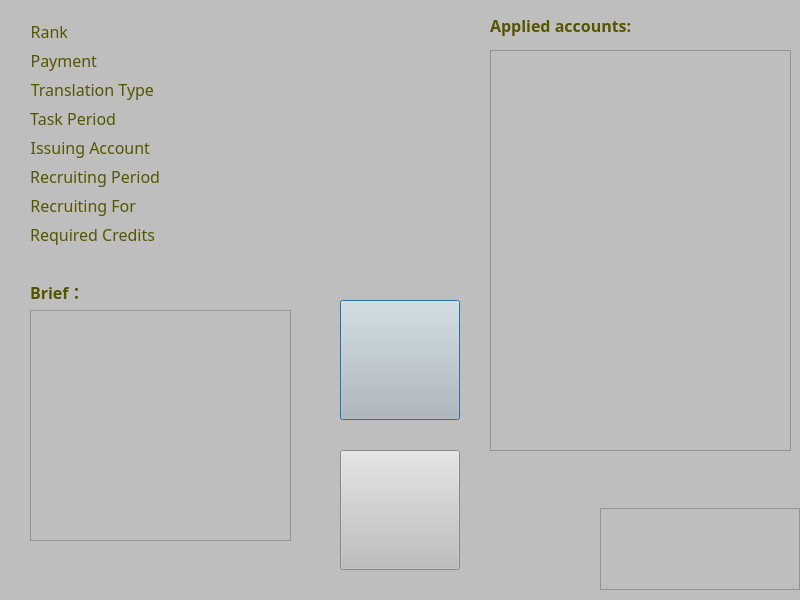
<?xml version="1.0" encoding="UTF-8"?>
<ui version="4.0">
 <class>DialogRecTaskOper</class>
 <widget class="QDialog" name="DialogRecTaskOper">
  <property name="geometry">
   <rect>
    <x>0</x>
    <y>0</y>
    <width>800</width>
    <height>600</height>
   </rect>
  </property>
  <property name="windowTitle">
   <string>RecruitingTask</string>
  </property>
  <property name="styleSheet">
   <string notr="true">background-color: rgb(190, 190, 190);</string>
  </property>
  <widget class="QTextBrowser" name="textBrowserBrief">
   <property name="geometry">
    <rect>
     <x>30</x>
     <y>310</y>
     <width>261</width>
     <height>231</height>
    </rect>
   </property>
   <property name="font">
    <font>
     <family>华文细黑</family>
     <pointsize>12</pointsize>
    </font>
   </property>
   <property name="styleSheet">
    <string notr="true">border-image:transparent;</string>
   </property>
   <property name="html">
    <string>&lt;!DOCTYPE HTML PUBLIC &quot;-//W3C//DTD HTML 4.0//EN&quot; &quot;http://www.w3.org/TR/REC-html40/strict.dtd&quot;&gt;
&lt;html&gt;&lt;head&gt;&lt;meta name=&quot;qrichtext&quot; content=&quot;1&quot; /&gt;&lt;style type=&quot;text/css&quot;&gt;
p, li { white-space: pre-wrap; }
&lt;/style&gt;&lt;/head&gt;&lt;body style=&quot; font-family:'华文细黑'; font-size:12pt; font-weight:400; font-style:normal;&quot;&gt;
&lt;p style=&quot;-qt-paragraph-type:empty; margin-top:0px; margin-bottom:0px; margin-left:0px; margin-right:0px; -qt-block-indent:0; text-indent:0px;&quot;&gt;&lt;br /&gt;&lt;/p&gt;&lt;/body&gt;&lt;/html&gt;</string>
   </property>
  </widget>
  <widget class="QLabel" name="label_8">
   <property name="geometry">
    <rect>
     <x>30</x>
     <y>280</y>
     <width>61</width>
     <height>24</height>
    </rect>
   </property>
   <property name="font">
    <font>
     <family>Century Gothic</family>
     <pointsize>12</pointsize>
     <weight>75</weight>
     <bold>true</bold>
    </font>
   </property>
   <property name="styleSheet">
    <string notr="true">color: rgb(85, 85, 0);
border-image:transparent;</string>
   </property>
   <property name="text">
    <string>Brief：</string>
   </property>
  </widget>
  <widget class="QPushButton" name="applyButton">
   <property name="geometry">
    <rect>
     <x>340</x>
     <y>300</y>
     <width>120</width>
     <height>120</height>
    </rect>
   </property>
   <property name="toolTip">
    <string>Apply for it</string>
   </property>
   <property name="styleSheet">
    <string notr="true">QPushButton{border-image: url(:/CrowdSourcing/Resources/pictures/link_shoot.png);}  
QPushButton:hover{border-image: url(:/CrowdSourcing/Resources/pictures/link_shoot_on.png);}
QPushButton:pressed{border-image: url(:/CrowdSourcing/Resources/pictures/link_shoot_clicked.png);};</string>
   </property>
   <property name="text">
    <string/>
   </property>
  </widget>
  <widget class="QPushButton" name="cancelButton">
   <property name="geometry">
    <rect>
     <x>340</x>
     <y>450</y>
     <width>120</width>
     <height>120</height>
    </rect>
   </property>
   <property name="toolTip">
    <string>Cancel</string>
   </property>
   <property name="styleSheet">
    <string notr="true">QPushButton{border-image: url(:/CrowdSourcing/Resources/pictures/zelda_woman.png);}  
QPushButton:hover{border-image: url(:/CrowdSourcing/Resources/pictures/zelda_woman_on.png);}
QPushButton:pressed{border-image: url(:/CrowdSourcing/Resources/pictures/zelda_woman_clicked.png);};</string>
   </property>
   <property name="text">
    <string/>
   </property>
  </widget>
  <widget class="QWidget" name="formLayoutWidget">
   <property name="geometry">
    <rect>
     <x>30</x>
     <y>20</y>
     <width>441</width>
     <height>251</height>
    </rect>
   </property>
   <layout class="QFormLayout" name="formLayout">
    <item row="0" column="0">
     <widget class="QLabel" name="label_1">
      <property name="font">
       <font>
        <family>Century Gothic</family>
        <pointsize>12</pointsize>
       </font>
      </property>
      <property name="styleSheet">
       <string notr="true">color: rgb(85, 85, 0);</string>
      </property>
      <property name="text">
       <string>Rank</string>
      </property>
      <property name="alignment">
       <set>Qt::AlignRight|Qt::AlignTrailing|Qt::AlignVCenter</set>
      </property>
     </widget>
    </item>
    <item row="0" column="1">
     <widget class="QLabel" name="labelRank">
      <property name="font">
       <font>
        <family>Century Gothic</family>
        <pointsize>12</pointsize>
       </font>
      </property>
      <property name="styleSheet">
       <string notr="true">color: rgb(0, 0, 255);</string>
      </property>
      <property name="text">
       <string/>
      </property>
     </widget>
    </item>
    <item row="1" column="0">
     <widget class="QLabel" name="label_4">
      <property name="font">
       <font>
        <family>Century Gothic</family>
        <pointsize>12</pointsize>
       </font>
      </property>
      <property name="styleSheet">
       <string notr="true">color: rgb(85, 85, 0);</string>
      </property>
      <property name="text">
       <string>Payment</string>
      </property>
      <property name="alignment">
       <set>Qt::AlignRight|Qt::AlignTrailing|Qt::AlignVCenter</set>
      </property>
     </widget>
    </item>
    <item row="1" column="1">
     <widget class="QLabel" name="labelPayment">
      <property name="font">
       <font>
        <family>Century Gothic</family>
        <pointsize>12</pointsize>
       </font>
      </property>
      <property name="styleSheet">
       <string notr="true">color: rgb(0, 0, 255);</string>
      </property>
      <property name="text">
       <string/>
      </property>
     </widget>
    </item>
    <item row="2" column="0">
     <widget class="QLabel" name="label_2">
      <property name="font">
       <font>
        <family>Century Gothic</family>
        <pointsize>12</pointsize>
       </font>
      </property>
      <property name="styleSheet">
       <string notr="true">color: rgb(85, 85, 0);</string>
      </property>
      <property name="text">
       <string>Translation Type</string>
      </property>
      <property name="alignment">
       <set>Qt::AlignRight|Qt::AlignTrailing|Qt::AlignVCenter</set>
      </property>
     </widget>
    </item>
    <item row="2" column="1">
     <widget class="QLabel" name="labelTransType">
      <property name="font">
       <font>
        <family>Century Gothic</family>
        <pointsize>12</pointsize>
       </font>
      </property>
      <property name="styleSheet">
       <string notr="true">color: rgb(0, 0, 255);</string>
      </property>
      <property name="text">
       <string/>
      </property>
     </widget>
    </item>
    <item row="3" column="0">
     <widget class="QLabel" name="label_6">
      <property name="font">
       <font>
        <family>Century Gothic</family>
        <pointsize>12</pointsize>
       </font>
      </property>
      <property name="styleSheet">
       <string notr="true">color: rgb(85, 85, 0);</string>
      </property>
      <property name="text">
       <string>Task Period</string>
      </property>
      <property name="alignment">
       <set>Qt::AlignRight|Qt::AlignTrailing|Qt::AlignVCenter</set>
      </property>
     </widget>
    </item>
    <item row="3" column="1">
     <widget class="QLabel" name="labelConPeriod">
      <property name="font">
       <font>
        <family>Century Gothic</family>
        <pointsize>12</pointsize>
       </font>
      </property>
      <property name="styleSheet">
       <string notr="true">color: rgb(0, 0, 255);</string>
      </property>
      <property name="text">
       <string/>
      </property>
     </widget>
    </item>
    <item row="4" column="0">
     <widget class="QLabel" name="label_5">
      <property name="font">
       <font>
        <family>Century Gothic</family>
        <pointsize>12</pointsize>
       </font>
      </property>
      <property name="styleSheet">
       <string notr="true">color: rgb(85, 85, 0);</string>
      </property>
      <property name="text">
       <string>Issuing Account</string>
      </property>
      <property name="alignment">
       <set>Qt::AlignRight|Qt::AlignTrailing|Qt::AlignVCenter</set>
      </property>
     </widget>
    </item>
    <item row="4" column="1">
     <widget class="QLabel" name="labelIssAcc">
      <property name="font">
       <font>
        <family>Century Gothic</family>
        <pointsize>12</pointsize>
       </font>
      </property>
      <property name="styleSheet">
       <string notr="true">color: rgb(0, 0, 255);</string>
      </property>
      <property name="text">
       <string/>
      </property>
     </widget>
    </item>
    <item row="5" column="0">
     <widget class="QLabel" name="label_10">
      <property name="font">
       <font>
        <family>Century Gothic</family>
        <pointsize>12</pointsize>
       </font>
      </property>
      <property name="styleSheet">
       <string notr="true">color: rgb(85, 85, 0);</string>
      </property>
      <property name="text">
       <string>Recruiting Period</string>
      </property>
      <property name="alignment">
       <set>Qt::AlignRight|Qt::AlignTrailing|Qt::AlignVCenter</set>
      </property>
     </widget>
    </item>
    <item row="5" column="1">
     <widget class="QLabel" name="labelRecPeriod">
      <property name="font">
       <font>
        <family>Century Gothic</family>
        <pointsize>12</pointsize>
       </font>
      </property>
      <property name="styleSheet">
       <string notr="true">color: rgb(0, 0, 255);</string>
      </property>
      <property name="text">
       <string/>
      </property>
     </widget>
    </item>
    <item row="6" column="0">
     <widget class="QLabel" name="label_9">
      <property name="font">
       <font>
        <family>Century Gothic</family>
        <pointsize>12</pointsize>
       </font>
      </property>
      <property name="styleSheet">
       <string notr="true">color: rgb(85, 85, 0);</string>
      </property>
      <property name="text">
       <string>Recruiting For</string>
      </property>
      <property name="alignment">
       <set>Qt::AlignRight|Qt::AlignTrailing|Qt::AlignVCenter</set>
      </property>
     </widget>
    </item>
    <item row="6" column="1">
     <widget class="QLabel" name="labelRecruitType">
      <property name="font">
       <font>
        <family>Century Gothic</family>
        <pointsize>12</pointsize>
       </font>
      </property>
      <property name="styleSheet">
       <string notr="true">color: rgb(0, 0, 255);</string>
      </property>
      <property name="text">
       <string/>
      </property>
     </widget>
    </item>
    <item row="7" column="0">
     <widget class="QLabel" name="label_3">
      <property name="font">
       <font>
        <family>Century Gothic</family>
        <pointsize>12</pointsize>
       </font>
      </property>
      <property name="styleSheet">
       <string notr="true">color: rgb(85, 85, 0);</string>
      </property>
      <property name="text">
       <string>Required Credits</string>
      </property>
      <property name="alignment">
       <set>Qt::AlignRight|Qt::AlignTrailing|Qt::AlignVCenter</set>
      </property>
     </widget>
    </item>
    <item row="7" column="1">
     <widget class="QLabel" name="labelReqCre">
      <property name="font">
       <font>
        <family>Century Gothic</family>
        <pointsize>12</pointsize>
       </font>
      </property>
      <property name="styleSheet">
       <string notr="true">color: rgb(0, 0, 255);</string>
      </property>
      <property name="text">
       <string/>
      </property>
     </widget>
    </item>
   </layout>
  </widget>
  <widget class="QFrame" name="frame">
   <property name="geometry">
    <rect>
     <x>600</x>
     <y>508</y>
     <width>200</width>
     <height>82</height>
    </rect>
   </property>
   <property name="autoFillBackground">
    <bool>false</bool>
   </property>
   <property name="styleSheet">
    <string notr="true">border-image: url(:/CrowdSourcing/Resources/pictures/zelda_logo2.png);</string>
   </property>
   <property name="frameShape">
    <enum>QFrame::StyledPanel</enum>
   </property>
   <property name="frameShadow">
    <enum>QFrame::Raised</enum>
   </property>
  </widget>
  <widget class="QLabel" name="label">
   <property name="geometry">
    <rect>
     <x>490</x>
     <y>10</y>
     <width>191</width>
     <height>31</height>
    </rect>
   </property>
   <property name="font">
    <font>
     <family>Century Gothic</family>
     <pointsize>12</pointsize>
     <weight>75</weight>
     <bold>true</bold>
    </font>
   </property>
   <property name="styleSheet">
    <string notr="true">border-image:transparent;color: rgb(85, 85, 0);</string>
   </property>
   <property name="text">
    <string>Applied accounts:</string>
   </property>
  </widget>
  <widget class="QListWidget" name="listWidgetAppliedAcc">
   <property name="geometry">
    <rect>
     <x>490</x>
     <y>50</y>
     <width>301</width>
     <height>401</height>
    </rect>
   </property>
   <property name="styleSheet">
    <string notr="true">border-image: transparent;</string>
   </property>
  </widget>
 </widget>
 <resources>
  <include location="CrowdSourcing.qrc"/>
 </resources>
 <connections>
  <connection>
   <sender>applyButton</sender>
   <signal>clicked()</signal>
   <receiver>DialogRecTaskOper</receiver>
   <slot>applyButtonClick()</slot>
   <hints>
    <hint type="sourcelabel">
     <x>159</x>
     <y>489</y>
    </hint>
    <hint type="destinationlabel">
     <x>399</x>
     <y>299</y>
    </hint>
   </hints>
  </connection>
  <connection>
   <sender>cancelButton</sender>
   <signal>clicked()</signal>
   <receiver>DialogRecTaskOper</receiver>
   <slot>cancelButtonClick()</slot>
   <hints>
    <hint type="sourcelabel">
     <x>339</x>
     <y>489</y>
    </hint>
    <hint type="destinationlabel">
     <x>399</x>
     <y>299</y>
    </hint>
   </hints>
  </connection>
 </connections>
 <slots>
  <slot>applyButtonClick()</slot>
  <slot>cancelButtonClick()</slot>
 </slots>
</ui>
